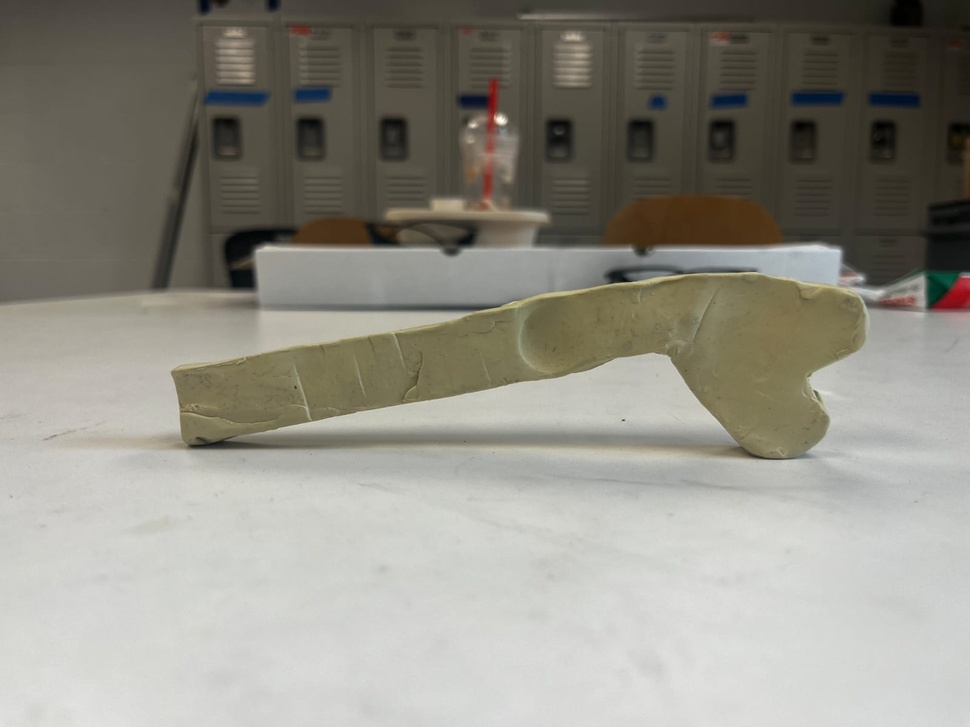
#> input picture pre.jpg, 970 x 727 px, shrunk from 1600 x 1200 before the run
$ python exact_strain.py
#> lines starting #> are read from the running program, lines starting #| are printed output that depends on the picture
import cv2
import numpy as np
import matplotlib.pyplot as plt

# Load the "before" and "after" images
before_image = cv2.imread("pre.jpg", cv2.IMREAD_GRAYSCALE)
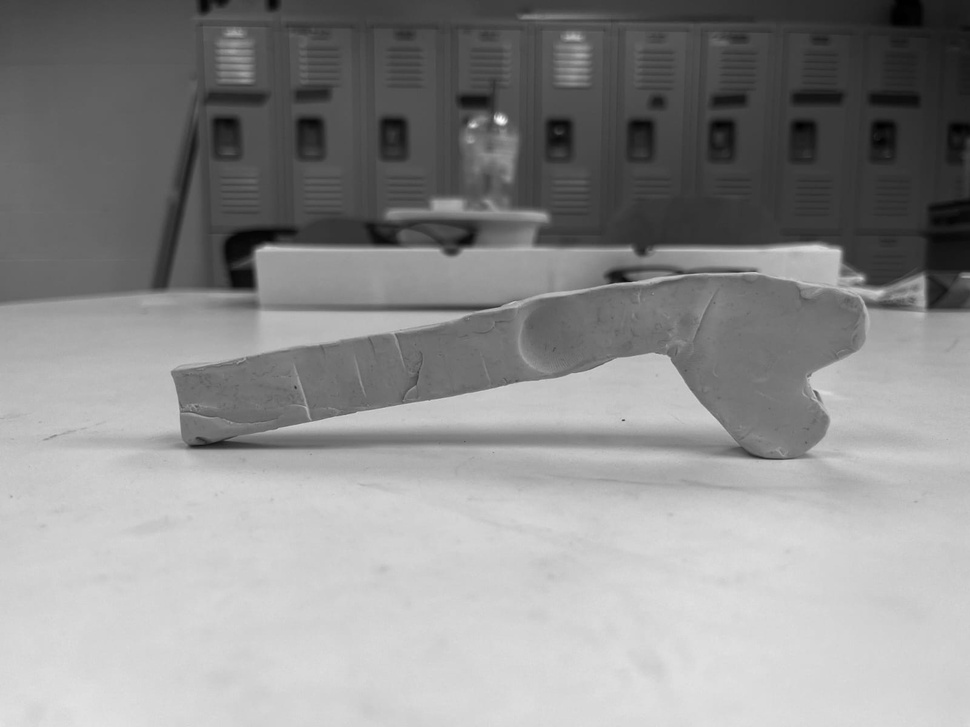
#> before_image: shape (727, 970); min 0, max 254, mean 142.1
after_image = cv2.imread("post.jpg", cv2.IMREAD_GRAYSCALE)
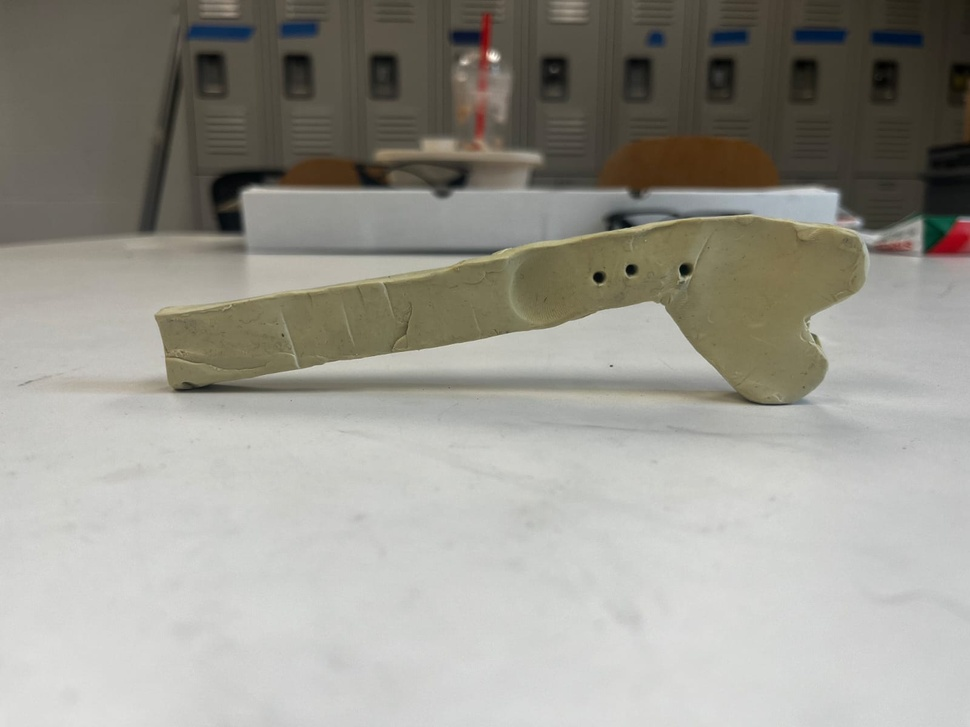
#> input picture post.jpg, 970 x 727 px, shrunk from 1600 x 1200 before the run
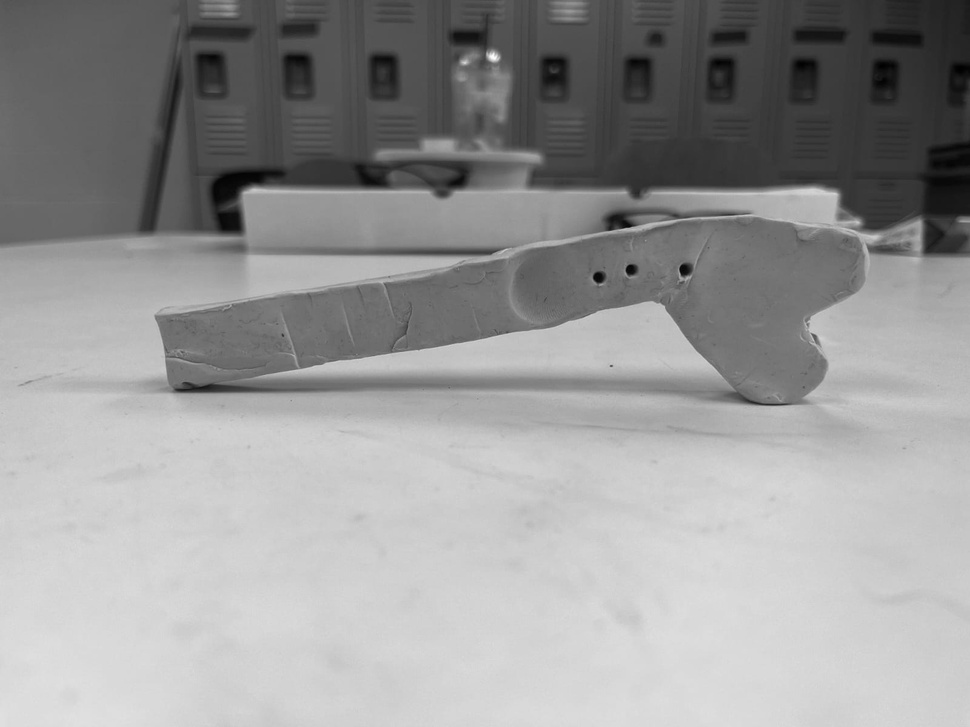
#> after_image: shape (727, 970); min 0, max 253, mean 151.5

# Check if images loaded correctly
if before_image is None or after_image is None:
    print("Error: Could not load one of the images.")
else:
    # Use optical flow to track the displacement between images
    # We use Farneback method for dense optical flow
    flow = cv2.calcOpticalFlowFarneback(before_image, after_image, None, 0.5, 3, 15, 3, 5, 1.2, 0)

    # Calculate displacement (magnitude of flow)
    magnitude, angle = cv2.cartToPolar(flow[..., 0], flow[..., 1])
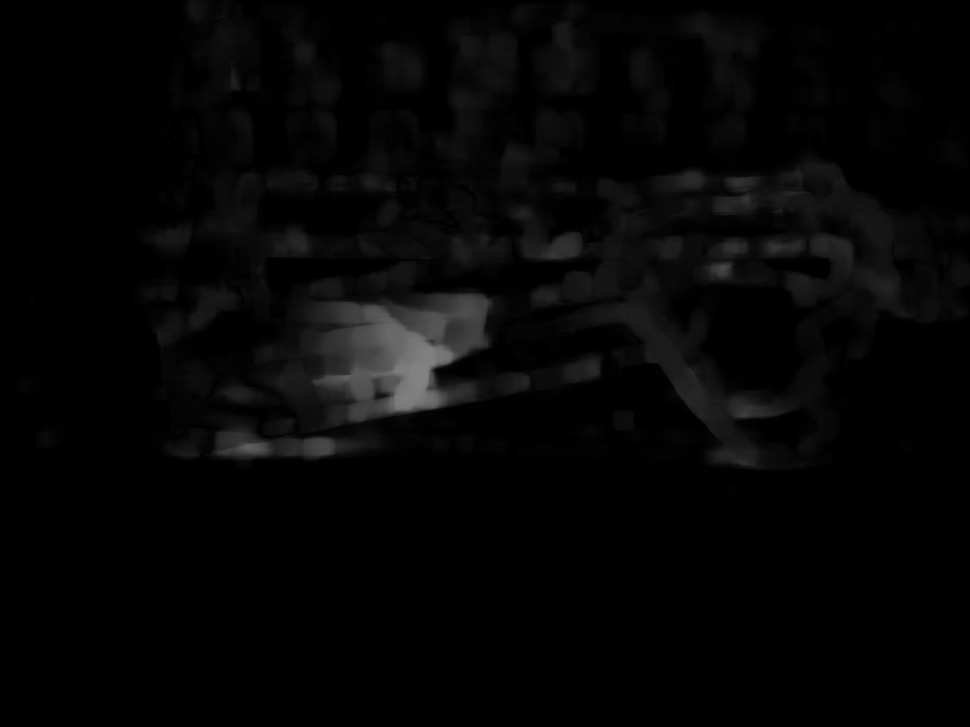
#> magnitude: shape (727, 970) float32; min 9.59e-07, max 131.3, mean 5.7
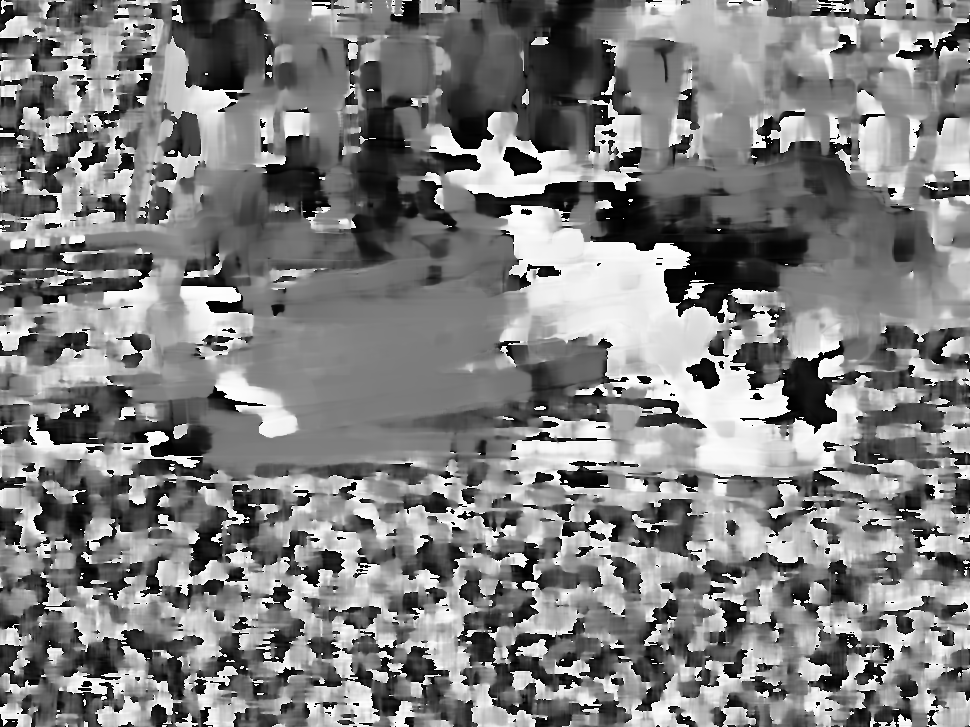
#> angle: shape (727, 970) float32; min 2.07e-05, max 6.28, mean 3.16; drawn with min black and max white

    # You can also calculate strain by approximating the deformation per region
    strain = magnitude / np.max(magnitude)
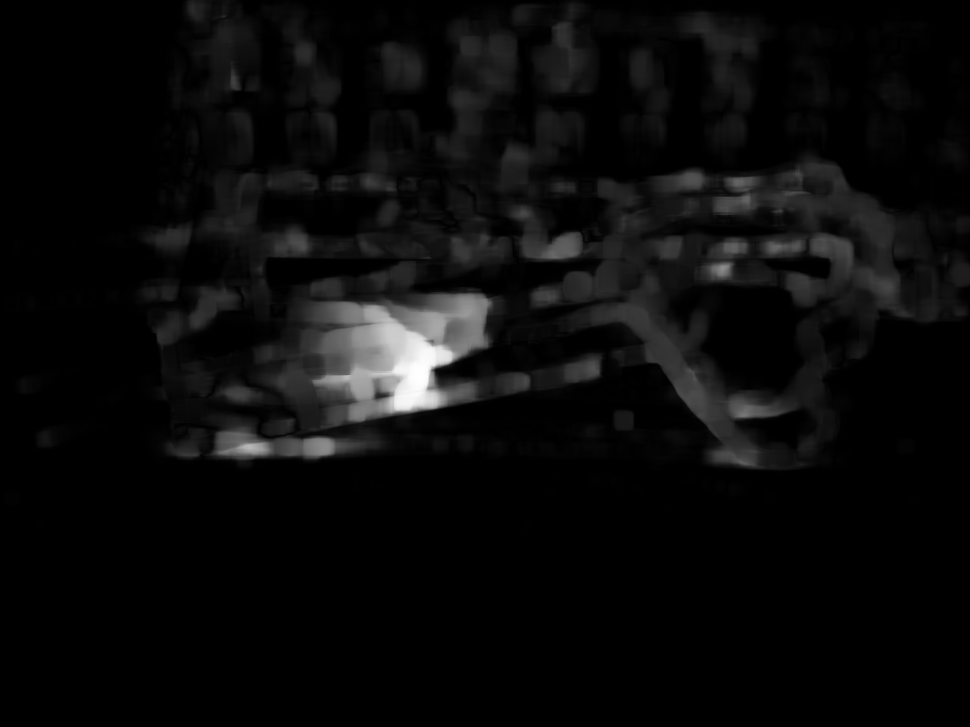
#> strain: shape (727, 970) float32; min 7.3e-09, max 1, mean 0.0431

    # Plot the displacement magnitude (representing strain)
    plt.figure(figsize=(10, 5))
    plt.subplot(1, 2, 1)
    plt.imshow(before_image, cmap="gray")
    plt.title("Before Forming")

    plt.subplot(1, 2, 2)
    plt.imshow(strain, cmap="hot")
    plt.title("Strain (Deformation)")

    plt.show()
